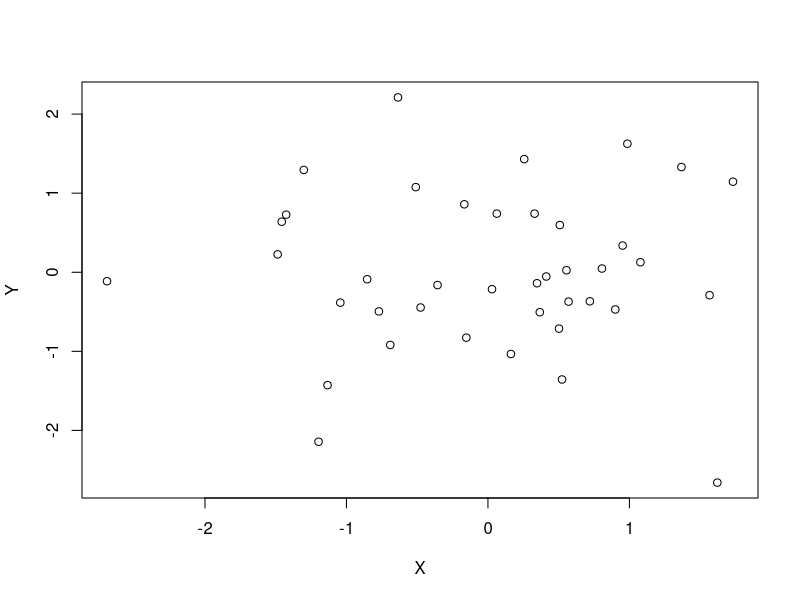
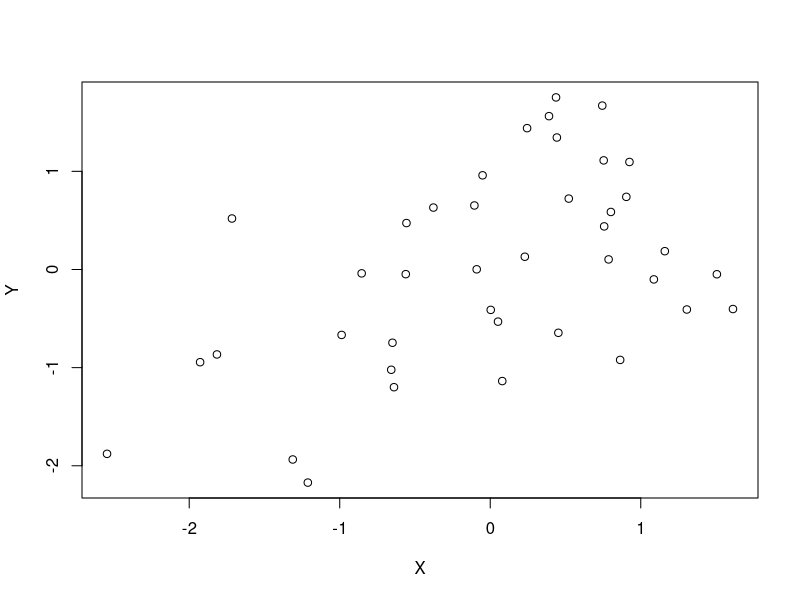
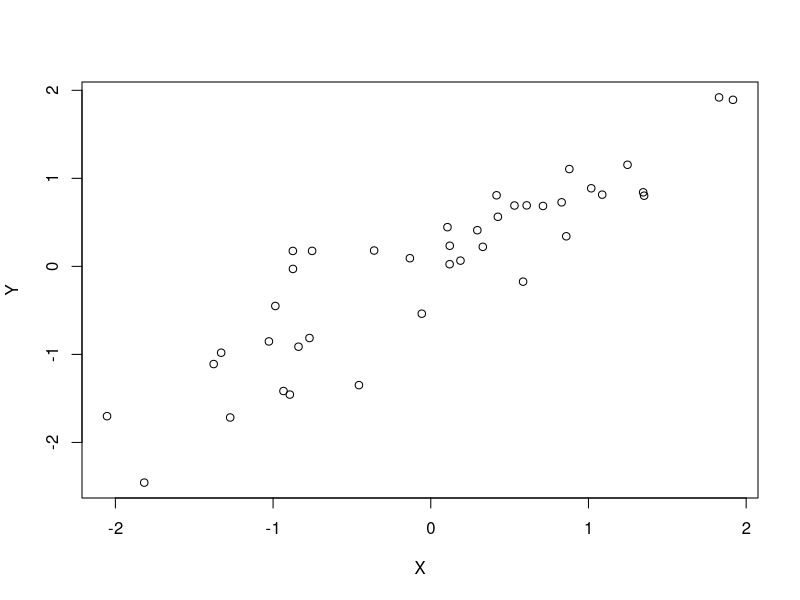
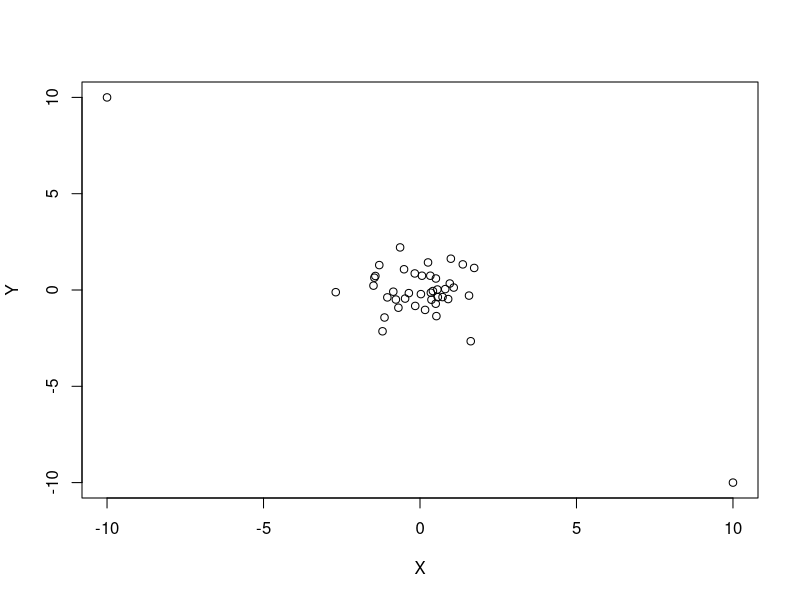
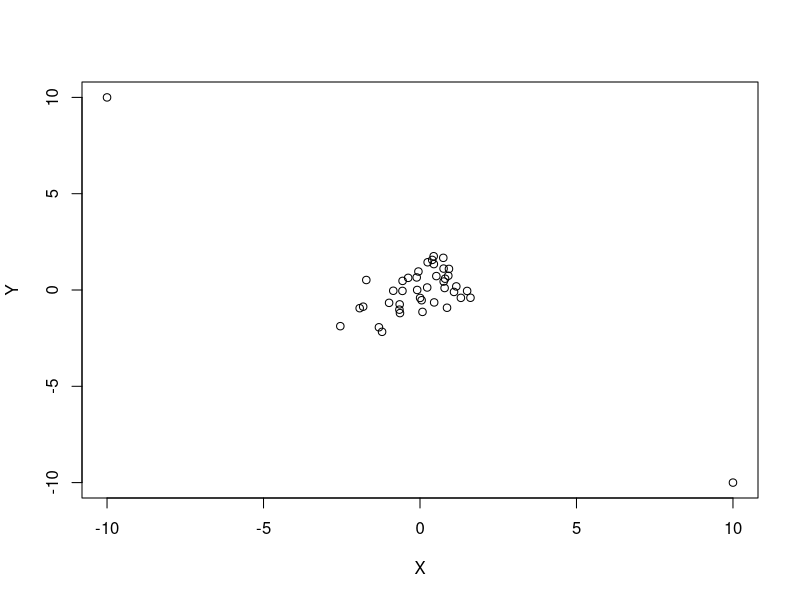
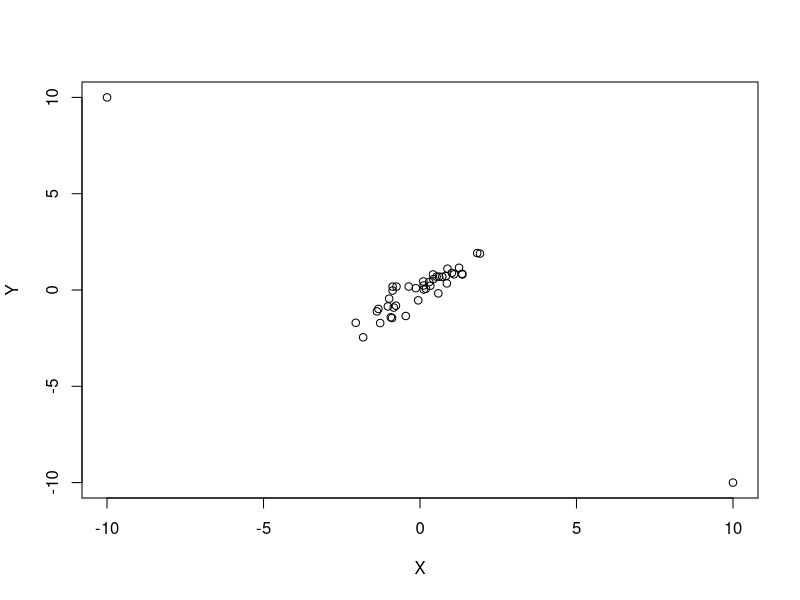

These charts were generated, in order, by the following R code:
# библиотека для использования генерации двумерного нормального распределения
library(MASS)

# для генерации одинаковой выборки
set.seed(0)

create_sample <- function(ro){
  # генерация выборки из 40 элементов с нулевым матожиданием по обоим осям
  # матрица сигма для задания дисперсии и корреляции по осям
  # по диагонали стоит дисперсия, два другие элемента обозначают корреляцию,
  # empirical отвечает за соотношение корреляции при маленьких размерах выборок
  cat("ro = "); print(ro)
  sample <- mvrnorm(40, mu = c(0, 0), Sigma = matrix(c(1, ro, ro, 1), 2), empirical = TRUE)
  #plot(sample)
  return(sample)
}

compute_coefs <- function(sample){
  plot(sample, xlab = "X", ylab = "Y")
  # коэффициент корреляции Пирсона:
  cat("коэффициент корреляции Пирсона:\n")
  r <- cor(sample[,1], sample[,2])
  print(r)
  #cor.test(sample[,1], sample[,2])
  
  # реализовал функцию sgn, чтобы в нуле давал +!
  sgn <- function(x){
    if (sign(x))
      return(sign(x))
    else
      return(1)
  }
  
  # знаковый коэффициент корреляции:
  cor_sgn_median <- function(sample){
    result <- 0
    medx <- median(sample[,1])
    medy <- median(sample[,2])
    for(i in 1:nrow(sample)){
      result <- result + sgn(sample[i,1] - medx) * sgn(sample[i, 2] - medy)
    }
    
    return(result / nrow(sample))
  }
  cat("знаковый коэффициент корреляции:\n")
  rQ <- cor_sgn_median(sample)
  print(rQ)
  
  # ранговый коэффициент корреляции Спирмена:
  cat("ранговый коэффициент корреляции Спирмена:\n")
  rs <- cor(sample[,1], sample[,2], method = "spearman")
  print(rs)
  #cor.test(sample[,1], sample[,2], method = "spearman")
  
  # коэффициент Кендела:
  cat("коэффициент Кендела:\n")
  t <- cor(sample[,1], sample[,2], method = "kendall")
  print(t)
  #cor.test(sample[,1], sample[,2], method = "kendall")
  cat("\n")
  
  # компенсация смещения
  cat("компенсация знакового коэффициента корреляции:\n")
  rQ_star <- sin((pi * rQ) / 2)
  print(rQ_star)
  
  cat("компенсация рангового коэффициента корреляции Спирмена:\n")
  rs_star <- 2*sin((pi * rs) / 6)
  print(rs_star)
  
  cat("компенсация коэффициента Кендела:\n")
  t_star <- sin((pi * t) / 2)
  print(t_star)
  
  cat("----\n")
}

# добавление 2 фиксированных выбросов в выборки
add_emissions <- function(sample){
  sample <- rbind(sample, c(-10, 10))
  sample <- rbind(sample, c( 10, -10))
  return(sample)
}

# вычисление коэффициентов для оригинальных выборок
cat("вычисление коэффициентов для оригинальных выборок:\n")
s0 <- create_sample(0)
compute_coefs(s0)

s1 <- create_sample(0.5)
compute_coefs(s1)

s2 <- create_sample(0.9)
compute_coefs(s2)

# вычисление коэффициентов для загрязнных выборок
cat("вычисление коэффициентов для загрязнных выборок:\n")
s0_e <- add_emissions(s0)
cat("ro = "); print(0)
compute_coefs(s0_e)

s1_e <- add_emissions(s1)
cat("ro = "); print(0.5)
compute_coefs(s1_e)

s2_e <- add_emissions(s2)
cat("ro = "); print(0.9)
compute_coefs(s2_e)